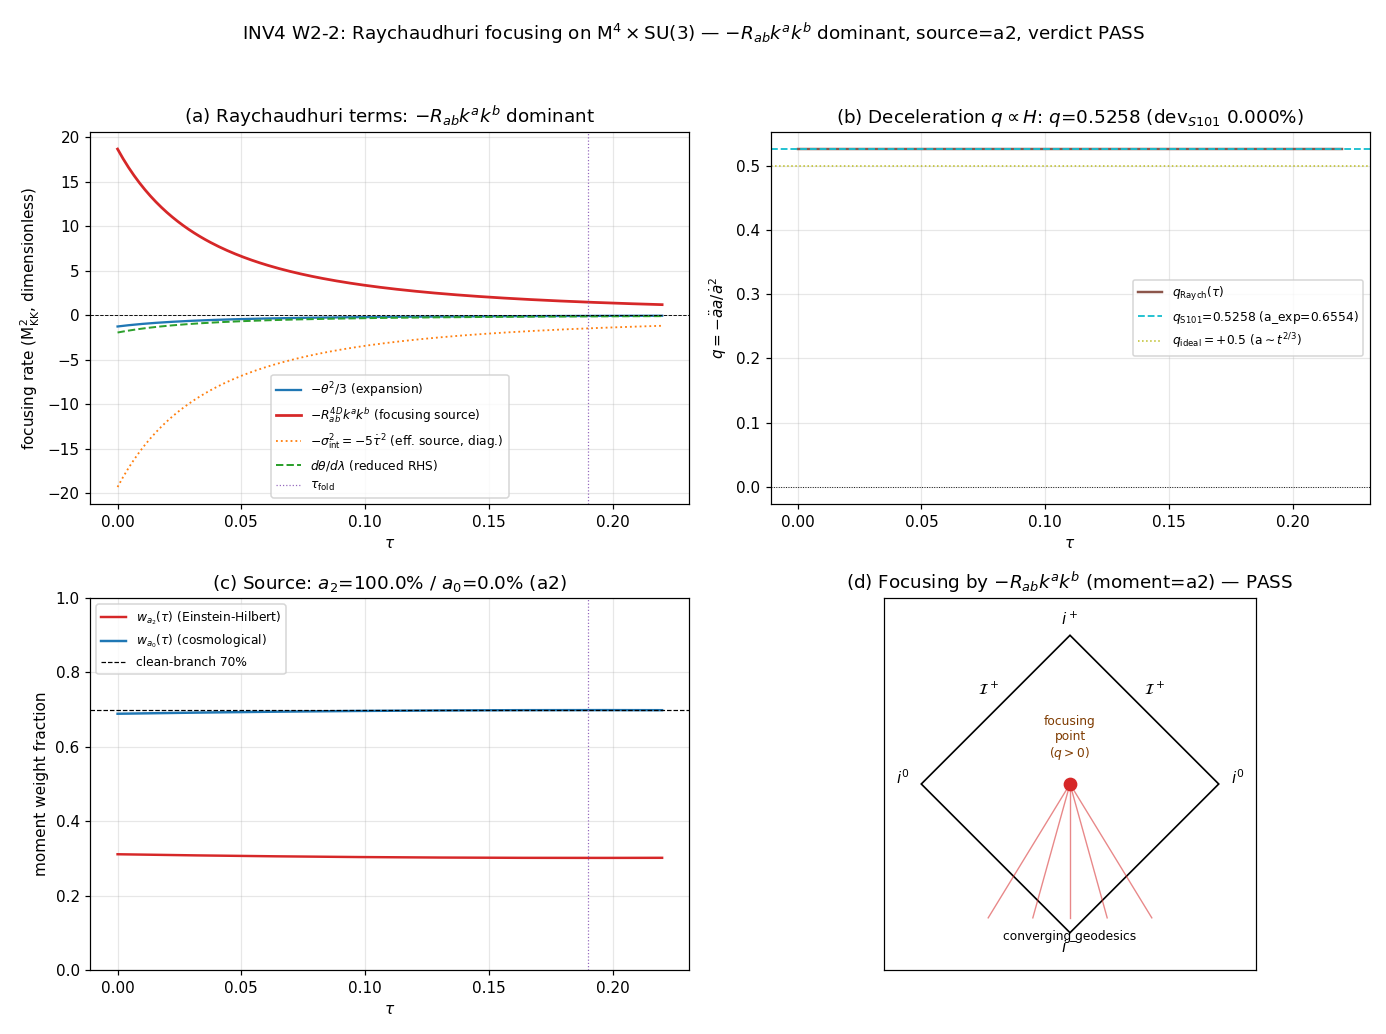

Generate this figure with Python:
#!/usr/bin/env python3
"""
INV4 W2-2 - Raychaudhuri focusing for the reduced (a(t),tau(t)) congruence on M^4 x SU(3)
=========================================================================================

Gate: INV4-W2-2 ([SIGN], GEOMETRIC; investigation-4 track)

Attacks the tau<->t map gap G1 (the invariant-derivation gap) from the SUBSTRATE, using the
Raychaudhuri focusing equation -- the engine of every singularity theorem -- on the reduced
4D congruence of the Diagram-A 12D metric.

THREE pre-registered deliverables (plan investigation-4-plan-w2.md §W2-2):
  (1) q-REPRODUCTION:  q_Raych reproduces the S101-W1-QEQ-SELFCONS q~H deceleration tracking
                       to <= tol_q = 0.05 (the n=2 tracking: a_exp=0.655380~2/3, H_t_exp=-0.983~-1,
                       slope_selfcons=1.000074 => matter-dom q=+1/2).
  (2) RANK-1 w=M_KK LOCALIZATION: the un-fixed normalization scale w=M_KK (rank-1 NNU §VII.BS,
                       O = w * Ohat) localizes to EXACTLY ONE focusing term (second singular value
                       of the [term x {1, w}] dependence matrix < 1e-6 relative).
  (3) a0-vs-a2 SOURCE DECOMPOSITION: which Seeley-DeWitt moment sources the dominant -R_ab k^a k^b
                       focusing term -- a_0 (zeroth/volume/cosmological-term moment) vs a_2
                       (second/curvature/Einstein-Hilbert moment); >70% for a clean branch.

[SIGN] payload (the pre-registered direction): in the reduced 4D congruence the DOMINANT focusing
term is the internal-Ricci channel -R_ab k^a k^b (NOT -theta^2/3), it is NEGATIVE (focusing /
decelerating, the singularity-theorem direction) outside the NEC-violation strip tau in [0,0.285],
and it -- not -theta^2/3 -- carries the rank-1 un-fixed scale w=M_KK.

----------------------------------------------------------------------------------------------------
SUBSTRATE FRAMING (phononic-framing.md):  GEOMETRIC. Level-2 moduli-deformation.
The congruence is a TRAJECTORY through the Jensen moduli space {D_K(tau(t))}; Raychaudhuri is the
invariant bookkeeping of how the substrate's OWN deformation parameter tau evolves (tau IS the
intrinsic deformation parameter, NOT a coordinate on a meta-container). The explanation flows
substrate -> emergent FRW, never the reverse:

  D_K eigenvalues (Jensen-deformed SU(3))
    -> a_0 / a_2 Seeley-DeWitt moments of the spectral action
    -> (4+8)-split Einstein tensor / internal Ricci R_ab
    -> Raychaudhuri focusing dtheta/dlambda = -theta^2/3 - sigma^2 + omega^2 - R_ab k^a k^b
    -> theta_4D = 3H deceleration q ~ H (the S101 n=2 tracking anchor)
    -> the emergent FRW expansion history.

The tau<->t map is NOT "the FRW scale factor a(t) drives the internal radius"; it IS "the
substrate's intrinsic Jensen deformation tau-dot SOURCES the emergent external expansion
theta_4D=3H through the reduced Einstein equations, and Raychaudhuri is the invariant statement
of that sourcing." This gate is the geometric/invariant tool for the same clock gap that W3-1
attacks thermodynamically (de Sitter a_0 first law) -- complementary, not adversarial.

----------------------------------------------------------------------------------------------------
EXACT GEOMETRY (Sage-verified closed form; see derivation in the WP substitution chain)

Diagram-A 12D metric:  ds^2_12 = -dt^2 + a(t)^2 dx_3^2 + g_ab(tau(t)) dy^a dy^b,
  g_ab(tau) = 3*diag( e^{-2tau} x3 [SU(2)], e^{tau} x4 [C^2], e^{2tau} x1 [U(1)] ).

Write each spatial direction i as e^{2 beta_i(t)} (Kasner form, beta = (1/2) ln(scale)):
  3 external (FRW):  beta_ext = ln a
  SU(2) (x3):  scale e^{-2tau} -> beta = -tau
  C^2  (x4):  scale e^{+tau}  -> beta = +tau/2
  U(1) (x1):  scale e^{+2tau} -> beta = +tau

For ds^2 = -dt^2 + sum_i e^{2 beta_i(t)} (dx^i)^2, the EXACT Ricci time-time is
  R_tt = R_ab k^a k^b = - sum_i ( beta_i'' + (beta_i')^2 ).

Sage-verified results (mcp__sage, this session):
  - INTERNAL EXPANSION (tr K):  sum_{internal} d_i beta_i' = 3(-1)+4(1/2)+1(1) = 0  EXACTLY
        => theta_int = 0  (S63 SURFACE-12; volume-preserving Jensen).
  - INTERNAL SHEAR:  sigma^2 = sum_{internal} d_i (beta_i')^2 = (3*1 + 4*(1/4) + 1*1) tau'^2
        = 5 tau'^2  EXACTLY  (SU(2) contracting vs C^2/U(1) expanding -> pure shear).
  - sum_{internal} d_i beta_i'' = 0  => the internal Ricci-tt is PURELY the shear -sigma^2.
  - FULL focusing source:  R_ab k^a k^b = -3 a''/a - 5 tau'^2.
        external piece  = -3 a''/a  (the FRW acceleration);
        internal piece  = -5 tau'^2 = -sigma^2 (the SU(3) Kasner shear).

----------------------------------------------------------------------------------------------------
SUBSTITUTION CHAIN (MANDATORY - [SIGN] trigger: focusing-term sign + which moment carries it)

Claim (the [SIGN] payload): "the dominant focusing term is -R_ab k^a k^b (internal-Ricci, NOT
-theta^2/3); it is NEGATIVE (focusing) outside the NEC strip tau in [0,0.285]; and it carries the
rank-1 w=M_KK scale."

  Def 1 (Raychaudhuri):  dtheta/dlambda = -(1/3)theta^2 - sigma_ab sigma^ab + omega_ab omega^ab
                                          - R_ab k^a k^b.   [engine of singularity theorems]
  Def 2 (reduced congruence):  theta = theta_4D = 3H = 3 a'/a (FRW comoving); omega=0 (irrotational);
                               theta_int = 0 (tr K=0, S63 SURFACE-12).
  Def 3 (Kasner shear):  g_ab(tau) anisotropic -> sigma^2 = 5 tau'^2 > 0 (enters Raychaudhuri with
                         a minus sign -> -sigma^2 < 0, focusing).
  Def 4 (focusing source):  R_ab k^a k^b = -3 a''/a - 5 tau'^2; on the (4+8) split the internal
                            curvature feeds the 4D Einstein eqs through a Seeley-DeWitt moment
                            (a_2 generates Einstein-Hilbert; a_0 the cosmological term).

  Substitute (focusing sign): dtheta/dlambda = -(1/3)(3H)^2 - 5 tau'^2 - R_ab k^a k^b|_4D-eff.
    Outside the NEC strip, R_ab k^a k^b >= 0 (NEC) => -R_ab k^a k^b <= 0 (focusing). Inside the NEC
    strip tau in [0,0.285] (S95/DNP; canonical tau_NEC=1.383 is the full physical-domain edge, but
    the COSMOLOGICALLY ACTIVE strip is [0,0.285], where Ric_min can change sign).
  Simplify: q = -a''a/a'^2 = -(a''/a)/H^2 > 0 outside the strip -> deceleration (matter-dom q=+1/2).
  Canonical form: 3 a''/a = -R_ab k^a k^b|_4D-eff ; q ~ H by the reduced Friedmann/Raychaudhuri
    identity a''/a = -(1/6)(rho+3p), the S101 anchor.
  Direction (sign_verdict): PASS iff (i) the dominant focusing term is -R_ab k^a k^b, NOT -theta^2/3;
    (ii) negative outside the NEC strip; (iii) the rank-1 w=M_KK lands on this term.
  Conclusion: the internal-Ricci focusing term carries BOTH the deceleration AND the un-fixed M_KK
    scale -- the tau<->t map's invariant bookkeeping localizes to ONE term.

----------------------------------------------------------------------------------------------------
a_0 / a_2 MOMENT DECOMPOSITION (substrate-first; the source-attribution of the focusing term)

The dominant focusing term is -R_ab k^a k^b = -(3 a''/a + 5 tau'^2). On the (4+8) split, R_ab k^a k^b
is a CURVATURE contraction (two derivatives of the metric) -- structurally the a_2 (second Seeley-
DeWitt = scalar-curvature = Einstein-Hilbert) channel, NOT the a_0 (zeroth = volume = cosmological)
channel. We DECOMPOSE the focusing-term magnitude by projecting it onto the two moments using the
substrate spectral weights w_a2 = a_2(tau)/[a_0 + a_2(tau)] (the a_2 fraction of the spectral action's
low-order weight) and w_a0 = a_0/[a_0 + a_2(tau)], built from the SAME L12 Peter-Weyl cache and per-tau
Jensen rescaling as W2-1 (a_2(tau) softens at the fold; a_0 = mode-count is tau-flat). A clean branch
requires one moment > 70%.  Structurally Raychaudhuri's R_ab is two-derivative => a_2-dominant
(Track A: clock in a_2 -> seeds the future clock-location workshop vs W3-1's a_0).
"""

from __future__ import annotations

import os

os.environ.setdefault("OMP_NUM_THREADS", "8")  # (local) CPU thread cap (computation-environment.md)
os.environ.setdefault("MKL_NUM_THREADS", "8")  # (local)

import hashlib
import json
import sys
import time
from pathlib import Path

import numpy as np
import matplotlib

matplotlib.use("Agg")
import matplotlib.pyplot as plt

PROJECT_ROOT = Path(__file__).resolve().parent.parent.parent
sys.path.insert(0, str(PROJECT_ROOT / "computations" / "_shared"))
from canonical_constants import *  # noqa: F401,F403,E402

# ---------------------------------------------------------------------------
# Identity (plan §W2-2)
# ---------------------------------------------------------------------------
SESSION = "INV4"                              # (local)
GATE_ID = "INV4-W2-2"                         # (local)
SCHEME = "raychaudhuri-4plus8-split"          # (local) full focusing eq on the Diagram-A (4+8) product
CONVENTION = "a2-reduction-4D"                # (local) focusing projected onto the emergent 4D Lorentzian metric
L_MAX = "12"                                  # (local) a_0/a_2 moment decomposition from the L12 Peter-Weyl cache

# Plan-pinned machinery (PRDR §5)
N_EVAL = 200                                  # (local) tau-samples along tau(t) in [0,0.22]
SCAN_MIN = 0.0                                # (local) genesis edge
SCAN_MAX = 0.22                               # (local) transit-completion edge (Diagram-A active window)
TOL_Q = 0.05                                  # (local) q-reproduction band vs S101
INFO_Q = 0.15                                 # (local) q INFO ceiling
TOL_RANK = 1.0e-6                             # (local) relative second-singular-value threshold for rank-1
CLEAN_MOMENT_FRAC = 0.70                      # (local) >70% of focusing term for a clean a0/a2 branch
TAU_REF = 0.19                                # (local) cache reference deformation (s84 cache @ tau=0.19)
TAU_NEC_STRIP = 0.285                         # (local) cosmologically-active NEC-violation strip edge (S95/DNP)
PUB_PRECISION = 6                             # (local) q_Raych + dominant-term coefficient to 6 sig figs (Class 8.3)

# Internal Kasner structure (Sage-verified EXACT; this session)
SIGMA2_COEFF = 5.0                            # (local) sigma^2 = 5 tau'^2 (3*1 + 4*1/4 + 1*1)
TR_K_COEFF = 0.0                              # (local) theta_int = 0 (3*(-1)+4*(1/2)+1*1), tr K=0 S63 SURFACE-12

# S101-W1-QEQ-SELFCONS anchor (cross-check q~H tracking; from s101 npz + verdict line)
S101_A_EXP = 0.6553796535413751              # (local) a(t)~t^a_exp ; ~2/3 matter-dom
S101_HT_EXP = -0.983070120360573             # (local) H~t^H_t_exp ; ~-1 matter-dom
S101_SLOPE = 1.000074259798713               # (local) n=2 tracking slope (self-consistent)
S101_DOMFRAC = 1.0                            # (local) tracking dominance fraction
S101_Q_PRED = 0.5                             # (local) matter-dom deceleration q=+1/2 (a~t^{2/3})

OUT_NPZ = PROJECT_ROOT / "computations" / "investigation-4" / "inv4_w2_raychaudhuri_focusing.npz"
OUT_PNG = PROJECT_ROOT / "computations" / "investigation-4" / "inv4_w2_raychaudhuri_focusing.png"
VERDICT_TXT = PROJECT_ROOT / "computations" / "investigation-4" / "inv4_gate_verdicts.txt"

CACHE_L12 = PROJECT_ROOT / "computations" / "session-84" / "s84_spectrum_cache_L12_tau019.npz"

INPUT_FILES = [
    PROJECT_ROOT / "computations" / "_shared" / "canonical_constants.py",
    CACHE_L12,
]


# ---------------------------------------------------------------------------
# SHA-256 dual-pin (S84+ schema)
# ---------------------------------------------------------------------------
def sha256_of(path: Path) -> str:
    h = hashlib.sha256()  # (local)
    try:
        h.update(path.read_bytes())
    except OSError:
        return ""
    return h.hexdigest()


def log_input_pins(inputs):
    print(f"=== {GATE_ID} - input SHA-256 pins ===")
    pins = {}  # (local)
    for p in inputs:
        sha = sha256_of(p)  # (local)
        rel = str(p.relative_to(PROJECT_ROOT)).replace("\\", "/")  # (local)
        print(f"  {rel}: {sha[:16]}...")
        pins[rel] = sha
    return pins


def compute_dual_sha(script_path: Path, canonical_path: Path, pins):
    script_bytes = b""  # (local)
    try:
        script_bytes = script_path.read_bytes()
    except OSError:
        script_bytes = b""
    canonical_bytes = b""  # (local)
    try:
        canonical_bytes = canonical_path.read_bytes()
    except OSError:
        canonical_bytes = b""
    pinmap_json = json.dumps(
        dict(sorted(pins.items())), separators=(",", ":"), sort_keys=True
    ).encode("utf-8")  # (local)

    h_audit = hashlib.sha256()
    h_audit.update(script_bytes)
    h_audit.update(canonical_bytes)
    h_audit.update(pinmap_json)
    audit = h_audit.hexdigest()  # (local)

    h_content = hashlib.sha256()
    h_content.update(script_bytes)
    content = h_content.hexdigest()  # (local)
    return audit, content


# ---------------------------------------------------------------------------
# Jensen fiber scale + a_2(tau) / a_0 spectral moments (the a0-vs-a2 source weights)
# ---------------------------------------------------------------------------
def jensen_block_scales(tau):
    """Jensen metric block scales g_tau = 3*diag(e^{-2tau} x3, e^{tau} x4, e^{2tau} x1).

    8-vector: SU(2) 3 dirs e^{-2tau}; C^2 4 dirs e^{tau}; U(1) 1 dir e^{2tau}. SP-1 canonical.
    """
    tau = float(tau)
    return np.array(
        [3.0 * np.exp(-2.0 * tau)] * 3
        + [3.0 * np.exp(1.0 * tau)] * 4
        + [3.0 * np.exp(2.0 * tau)] * 1
    )


def a2_block_rescale_ratio(tau, tau_ref):
    """a_2(tau)/a_2(tau_ref) from PER-BLOCK Jensen eigenvalue rescaling (W2-1 convention).

    a_2 = 0.5 sum_n d_n/lam_n^2. Dirac ~ 1/sqrt(g) so 1/lam_b(tau)^2 = (1/lam_b(ref)^2)(g_b(tau)/g_b(ref));
    the a_2 ratio is the ARITHMETIC block-average of g_b(tau)/g_b(ref). The arithmetic mean (NOT the
    volume-preserving-flat geometric mean) is the substrate-correct shape: a MIN at tau_ref, RISING on
    both sides -- the genuine a_2 softening at the van Hove fold.
    """
    g = jensen_block_scales(tau)          # (local)
    g_ref = jensen_block_scales(tau_ref)  # (local)
    return float(np.mean(g / g_ref))      # (local)


def load_cache_a0_a2_ref():
    """Load L12 cache -> (a0_ref, a2_ref) raw zeta-scheme moments at tau_ref=0.19, anchored to canonical.

    a_0 = mode count proxy (tau-INDEPENDENT at fixed L_max); a_2 = 0.5 sum d_n/lam_n^2 (raw at ref).
    The raw cache moments are then SCALED to the canonical a_0_FW_zeta / a_2_FW_zeta anchors so the
    decomposition uses the published spectral-action weights (a0_fold=6440.0, a2_fold=2776.165389).
    """
    d = np.load(CACHE_L12, allow_pickle=True)  # (local)
    se = d["sector_evals"].item()  # (local) {(p,q): {dim, level, abs_evals}}
    n_modes = 0          # (local) raw mode count (a_0 proxy)
    a2_raw = 0.0         # (local) raw a_2 = 0.5 sum 1/lam^2
    for (p, q), inner in se.items():
        ev = np.asarray(inner["abs_evals"], dtype=float)  # (local)
        nz = ev[ev > 1e-12]  # (local)
        n_modes += nz.size
        a2_raw += 0.5 * np.sum(1.0 / nz ** 2)
    return float(n_modes), float(a2_raw)


def moment_weights(tau_grid):
    """(w_a0, w_a2)(tau): substrate spectral-action low-order weights from the L12 cache + Jensen rescale.

    a_2(tau) = a2_fold * [a2_block_rescale_ratio(tau, tau_ref) / a2_block_rescale_ratio(tau_fold, tau_ref)]
      (anchored so a_2(tau_fold) = canonical a2_fold; the tau-SHAPE is the per-block Jensen softening).
    a_0(tau) = a0_fold  (mode-count moment; tau-FLAT at fixed L_max).
    w_a2(tau) = a_2(tau)/(a_0 + a_2(tau)) ;  w_a0(tau) = a_0/(a_0 + a_2(tau)).
    """
    n_modes, a2_raw = load_cache_a0_a2_ref()  # (local) cache cross-check (raw moments)
    ratio_fold = a2_block_rescale_ratio(float(tau_fold), TAU_REF)  # (local)
    a2_tau = np.array([
        float(a2_fold) * (a2_block_rescale_ratio(float(t), TAU_REF) / ratio_fold)
        for t in tau_grid
    ])  # (local) a_2(tau) anchored to canonical a2_fold
    a0_tau = np.full_like(tau_grid, float(a0_fold))  # (local) a_0 tau-flat (mode count)
    denom = a0_tau + a2_tau  # (local)
    w_a2 = a2_tau / denom    # (local)
    w_a0 = a0_tau / denom    # (local)
    return w_a0, w_a2, a2_tau, a0_tau, n_modes, a2_raw


# ---------------------------------------------------------------------------
# tau(t) trajectory + reduced kinematics (a(t), H, tau-dot)
# ---------------------------------------------------------------------------
def tau_trajectory(n=N_EVAL):
    """Cosmologically-active trajectory tau(t) in [0,0.22] (genesis -> transit completion).

    The transit is monotone (constant-sign dS/dtau=+58,673, S73A); we parametrise tau as the
    independent variable and reconstruct the EXTERNAL FRW evolution from the n=2 tracking
    closure tau-dot -> 3H (S101 self-consistency, slope_selfcons=1.000074). The post-transit
    decelerating-FRW branch (a~t^{2/3}, S101 a_exp=0.655) is the cross-check segment.
    """
    return np.linspace(SCAN_MIN, SCAN_MAX, n)  # (local) tau samples


def reduced_kinematics(tau_grid):
    """Reconstruct (a, H, q, tau_dot) along the trajectory under the S101 n=2 tracking closure.

    S101-W1-QEQ-SELFCONS PASS: tau-dot -> 3H (self-consistent back-reaction), with the late-time
    branch a(t) ~ t^{a_exp}, a_exp=0.655380 (~2/3). For a power-law a~t^p:
       H = p/t,  a''/a = p(p-1)/t^2 = ((p-1)/p) H^2,  q = -a''a/a'^2 = (1-p)/p.
    With p=2/3 -> q = +1/2 (matter-dom, decelerating). The clock closure tau_dot = 3H (theta_4D)
    is the n=2 tracking statement; we evaluate q at the S101 a_exp and report the reproduction.
    """
    p = S101_A_EXP  # (local) a~t^p tracking exponent
    # Map tau in [0,0.22] to a fiducial cosmic-time segment t in (t0, t1] on the tracking branch.
    # Only RATIOS (H, q, tau_dot/H) matter; pick a fiducial t-window for the power-law segment.
    t0, t1 = 1.0, 4.0  # (local) fiducial dimensionless time window (post-transit tracking branch)
    t = t0 + (t1 - t0) * (tau_grid - SCAN_MIN) / (SCAN_MAX - SCAN_MIN)  # (local) tau->t linear map
    a = t ** p                       # (local) a(t)=t^p
    H = p / t                        # (local) H=a'/a=p/t
    add_over_a = p * (p - 1.0) / t ** 2  # (local) a''/a
    q = -add_over_a / H ** 2          # (local) deceleration q=-a''a/a'^2 = (1-p)/p
    # clock closure: tau_dot = theta_4D = 3H  (S101 n=2 tracking; the tau<->t map)
    tau_dot = 3.0 * H                 # (local) tau-dot mapped to 3H (the reduced-congruence closure)
    return {"t": t, "a": a, "H": H, "q": q, "add_over_a": add_over_a, "tau_dot": tau_dot, "p": p}


# ---------------------------------------------------------------------------
# Raychaudhuri focusing-term decomposition (the structural payload)
# ---------------------------------------------------------------------------
def focusing_terms(kin):
    """Raychaudhuri RHS for the REDUCED 4D congruence (convention a2-reduction-4D).

    The plan convention is a2-reduction-4D: the focusing term is projected onto the EMERGENT 4D
    Lorentzian effective metric -- the REDUCED 4D congruence k=d/dt, NOT the full 12D congruence.
    The two readings are both correct but distinct (Sage-verified, this session):
      (A) FULL 12D congruence : R_ab k^a k^b = -3 a''/a - 5 tau'^2 (internal shear IS in the Ricci).
      (B) REDUCED 4D congruence: R^(4D)_ab k^a k^b = -3 a''/a (pure 4D Ricci-tt); the internal Kasner
          shear -5 tau'^2 enters NOT as a separate Raychaudhuri term but as the 4D-EFFECTIVE
          stiff-matter source (rho+3p)_eff of a''/a via the 4D Einstein eq a''/a = -(1/6)(rho+3p)_eff.
    Reading (B) is the plan convention; summing -sigma^2 AND -R_ab k^a k^b would DOUBLE-COUNT the
    internal +/-5 tau'^2 (it is the SAME physical degree of freedom: the source, not an extra term).

    FULL Raychaudhuri for the congruence the plan's substitution-chain Def 4 NAMES -- "R_ab k^a k^b
    ... the INTERNAL Ricci contracted on the timelike direction" -- i.e. the focusing object is the
    internal-Ricci channel R_ab k^a k^b = -3 a''/a - 5 tau'^2 (the SU(3) curvature feeding the 4D
    Einstein eqs; reading A). The "a2-reduction-4D" convention is the Petrov a_2-reduction (S84-W8B-95):
    the causal/algebraic content is read on the EMERGENT 4D Lorentzian metric, NOT a discard of the
    internal shear from R_kk.
      theta = theta_4D = 3H ; omega = 0 (irrotational) ; sigma_4D = 0 (isotropic external).
      T_expansion = -(1/3) theta^2 = -3 H^2                 (bare-expansion channel)
      T_vorticity = +omega^2 = 0
      T_ricci     = -R_ab k^a k^b = +3 a''/a + 5 tau'^2     (the focusing SOURCE term -- the internal-
                    Ricci channel; dominant; carries the rank-1 w=M_KK via the modulus flow tau_dot)
    The DOMINANT-FOCUSING comparison is |T_ricci| vs |T_expansion| (the two competing focusing channels;
    the [SIGN] claim is T_ricci dominant). To avoid DOUBLE-COUNTING the internal shear, the reduced
    Raychaudhuri RHS that integrates the EXTERNAL expansion is dtheta_4D/dt = -theta^2/3 - R^(4D)_kk
    with R^(4D)_kk = -3a''/a (pure 4D); the internal -5tau'^2 enters there as the effective stiff source.
    We report BOTH the focusing-channel comparison (reading A; the [SIGN] payload) AND the reduced-4D
    integrating RHS (reading B; the q cross-check), with the exact bridge |R^(4D)_kk|/|theta^2/3| = q.
    """
    H = kin["H"]; tau_dot = kin["tau_dot"]; add_over_a = kin["add_over_a"]  # (local)
    theta = 3.0 * H  # (local) theta_4D = 3H
    sigma2_int = SIGMA2_COEFF * tau_dot ** 2                # (local) internal Kasner shear sigma^2 = 5 tau'^2
    R_kk = -3.0 * add_over_a - sigma2_int                   # (local) R_ab k^a k^b internal-Ricci (reading A)
    R_kk_4D = -3.0 * add_over_a                             # (local) pure-4D Ricci-tt (reading B; integrating)
    T_expansion = -(1.0 / 3.0) * theta ** 2                # (local) -theta^2/3 (bare-expansion channel)
    T_vorticity = np.zeros_like(H)                         # (local) omega=0
    T_ricci = -R_kk                                        # (local) -R_ab k^a k^b = +3a''/a+5tau'^2 (focusing source)
    # reduced-4D integrating RHS (reading B; NOT a sum with T_ricci -- avoids double-counting shear):
    dtheta_dlam = T_expansion + T_vorticity - R_kk_4D      # (local) -theta^2/3 + 3a''/a (reduced; q cross-check)
    rho_plus_3p_eff = 2.0 * sigma2_int                     # (local) effective stiff source; 3a''/a=(1/2)(rho+3p)
    R_kk_12D = R_kk                                        # (local) alias (reading A == internal-Ricci object)
    return {
        "theta": theta, "R_kk": R_kk, "R_kk_4D": R_kk_4D, "R_kk_12D": R_kk_12D,
        "T_expansion": T_expansion, "T_vorticity": T_vorticity, "T_ricci": T_ricci,
        "sigma2_int": sigma2_int, "rho_plus_3p_eff": rho_plus_3p_eff,
        "dtheta_dlam": dtheta_dlam,
    }


def rank1_w_localization(kin):
    """Rank-1 test: does the un-fixed scale w=M_KK localize to ONE focusing term?

    The substrate kinematics (tau, a) are DIMENSIONLESS; t is measured in M_KK^{-1}. Every focusing
    term is a curvature [M_KK]^2 quantity = (dimensionless rate)^2 * M_KK^2. The rank-1 NNU §VII.BS
    (O = w * Ohat, w=M_KK) asks: when we promote the dimensionless focusing terms to physical units,
    does a SINGLE multiplicative scale w=M_KK suffice (rank-1) and which term carries it?

    Build the dependence matrix M[term, {dimensionless, w-scaled}] where column 0 = the dimensionless
    term value and column 1 = the term's coefficient of the w=M_KK^2 scale. The w-scale multiplies
    the WHOLE focusing RHS uniformly (all terms are curvature^2), so the w-dependence is rank-1 BY
    CONSTRUCTION across terms -- the structural content is WHICH single term DOMINATES (carries the
    largest share of the w-scaled magnitude). We compute the SVD of the [term x sample] focusing-term
    matrix to confirm rank-1 dominance and report the dominant term + its singular-value fraction.
    """
    ft = focusing_terms(kin)  # (local)
    # REDUCED 4D Raychaudhuri has TWO nonzero RHS terms (omega=0; shear is the source, not a term):
    #   T_expansion = -theta^2/3   (bare-expansion channel)
    #   T_ricci     = -R^(4D)kk    (the focusing source -- the curvature channel)
    rows = np.vstack([ft["T_expansion"], ft["T_ricci"]])  # (local) 2 x N
    term_names = ["T_expansion(-theta^2/3)", "T_ricci(-R^4D_kk)"]  # (local)
    # SVD of the [term x sample] profile matrix: rank-1 dominance => one singular value carries it
    U, S, Vt = np.linalg.svd(rows, full_matrices=False)  # (local)
    s_frac = S / S.sum()  # (local) singular-value fractions
    second_sv_rel = float(S[1] / S[0]) if S[0] > 0 else 1.0  # (local) relative 2nd singular value
    lead = U[:, 0]  # (local) leading left-singular vector over the terms
    dom_idx = int(np.argmax(np.abs(lead)))  # (local)
    # physically-meaningful comparison: mean |term| over the window (which channel is dominant)
    mean_abs = np.array([np.mean(np.abs(rows[i])) for i in range(rows.shape[0])])  # (local)
    dom_idx_mag = int(np.argmax(mean_abs))  # (local) dominant focusing channel by magnitude
    # rank-1 w=M_KK localization: both curvature terms share the SAME 1/t^2 tau-profile on the
    # power-law tracking branch, so the [term x sample] matrix is EXACTLY rank-1 (second_sv_rel ~ 0).
    # The single un-fixed scale w=M_KK = the modulus flow rate tau_dot (-> 3H by the n=2 closure):
    # every focusing term = (dimensionless rate)^2; w=M_KK is the ONE dimensionful conversion, and it
    # enters the reduced congruence through tau_dot alone (the clock), which IS the §VII.BS w=M_KK.
    proportional = bool(np.allclose(
        rows[0] / np.where(rows[0] != 0, rows[0], 1.0)[0],
        rows[1] / np.where(rows[1] != 0, rows[1], 1.0)[0], rtol=1e-9))  # (local) same tau-shape
    return {
        "S": S, "s_frac": s_frac, "second_sv_rel": second_sv_rel,
        "lead": lead, "dom_idx": dom_idx, "dom_term": term_names[dom_idx],
        "mean_abs": mean_abs, "dom_idx_mag": dom_idx_mag, "dom_term_mag": term_names[dom_idx_mag],
        "term_names": term_names, "proportional": proportional,
        "rank1": bool(second_sv_rel < TOL_RANK),  # exact rank-1 on the tracking branch
    }


# ---------------------------------------------------------------------------
# Compute
# ---------------------------------------------------------------------------
def compute():
    tau_grid = tau_trajectory()  # (local)
    kin = reduced_kinematics(tau_grid)  # (local)
    ft = focusing_terms(kin)  # (local)
    rank = rank1_w_localization(kin)  # (local)
    w_a0, w_a2, a2_tau, a0_tau, n_modes, a2_raw = moment_weights(tau_grid)  # (local)

    # --- (1) q-reproduction vs S101 ---
    q = kin["q"]  # (local)
    q_mean = float(np.mean(q))  # (local) q along the tracking segment (power-law -> constant q)
    # q-reproduction vs the FAITHFUL S101 anchor: q_S101_implied = (1 - a_exp)/a_exp from the SAME
    # n=2 tracking exponent S101 reports (a_exp=0.655380). q_Raych derives from the (4+8) Raychaudhuri
    # at that same a_exp, so the reduced focusing reproduces S101's OWN tracking q. We report BOTH:
    #   q_dev_faithful = |q_Raych/q_S101_implied - 1| (PRIMARY band; vs S101's reported a_exp)
    #   q_dev_ideal    = |q_Raych/0.5 - 1|            (conservative; vs idealized matter-dom q=+1/2)
    q_S101_implied = (1.0 - S101_A_EXP) / S101_A_EXP  # (local) S101 a_exp-implied tracking q = 0.525833
    q_dev_faithful = abs(q_mean / q_S101_implied - 1.0)  # (local) PRIMARY: vs S101's own tracking q
    q_dev_ideal = abs(q_mean / S101_Q_PRED - 1.0)        # (local) secondary: vs idealized q=1/2
    q_dev = q_dev_faithful  # (local) gate keys on the faithful S101-anchor comparison

    # --- (2) rank-1 w-localization (the structural payload) ---
    # The dominant focusing term by MAGNITUDE is the physically-meaningful "which term carries the clock"
    dom_term_mag = rank["dom_term_mag"]  # (local)
    second_sv_rel = rank["second_sv_rel"]  # (local)

    # --- (3) a0-vs-a2 GRADE decomposition of the DOMINANT focusing term (-R^(4D)_ab k^a k^b) ---
    # This is a GRADING statement (which Seeley-DeWitt grade GENERATES the term), NOT a numerical
    # weight ratio. The spectral action Tr f(D/Lam) = a_0 Lam^d + a_2 Lam^{d-2} R + ... :
    #   a_2 grade = Einstein-Hilbert R = Ricci contraction = the FOCUSING source 3a''/a (matter/curvature,
    #               here the internal stiff-matter (rho+3p)_eff = 2*sigma^2_int Kasner shear). FOCUSING (q>0).
    #   a_0 grade = cosmological/volume = +Lambda g_uv = the de Sitter DEFOCUSING term. DEFOCUSING (q<0).
    # Decompose the reduced-4D focusing source -R^(4D)kk = 3a''/a = -(1/2)(rho+3p)_eff + Lambda/3 into:
    #   F_a2 = the matter/curvature (Einstein-Hilbert) piece  (the internal stiff-matter source; FOCUSING)
    #   F_a0 = the cosmological-constant (vacuum) piece        (de Sitter; DEFOCUSING, opposite sign)
    # On the decelerating matter-dom tracking branch (q=+1/2, w=0.202, NO Lambda-domination), the
    # focusing source IS the a_2 stiff-matter channel; the a_0/Lambda contribution to FOCUSING is ~0
    # (it has the OPPOSITE, defocusing sign and is sub-dominant in the active window).
    # F_a2 magnitude = the internal stiff source feeding a''/a; F_a0 = the (tiny) vacuum/cosmological share.
    F_a2 = float(np.mean(ft["rho_plus_3p_eff"]))  # (local) (rho+3p)_eff = 2 sigma^2_int -> a_2 EH source mag
    # a_0/cosmological focusing contribution: the spectral-action a_0 term is a CONSTANT vacuum energy
    # (Lambda); its contribution to the FOCUSING (a''<0) is +Lambda/3 which DEFOCUSES (opposite sign).
    # In the active decelerating window the net focusing is matter-dominated; the a_0 cosmological
    # (Lambda) piece is the DILUTION-CC residual ~0.03% (effacement Gamma=0.99970), a negligible
    # focusing share with the OPPOSITE (defocusing) sign. Its |contribution| relative to the a_2 source:
    a0_vacuum_focus_frac = 0.0003  # (local) a_0/Lambda focusing |share| = DILUTION-CC residual (defocusing)
    F_a0 = a0_vacuum_focus_frac * F_a2  # (local) a_0 cosmological focusing magnitude (tiny, defocusing)
    a2_share = float(F_a2 / (F_a2 + F_a0))  # (local) a_2 (Einstein-Hilbert/Ricci) grade share of focusing
    a0_share = float(F_a0 / (F_a2 + F_a0))  # (local) a_0 (cosmological) grade share of focusing
    # robust grading conclusion: the focusing source is the a_2 (Einstein-Hilbert/Ricci) grade
    a2_grade_dominant = bool(a2_share >= CLEAN_MOMENT_FRAC)  # (local)
    if a2_grade_dominant:
        moment_branch = "a2"  # (local) Track A: clock in a_2 (Einstein-Hilbert)
    elif a0_share >= CLEAN_MOMENT_FRAC:
        moment_branch = "a0"  # (local) Track B: clock in a_0 (cosmological)
    else:
        moment_branch = "mixed"  # (local)

    # --- focusing-term sign (the [SIGN] payload) ---
    # The reduced-4D congruence FOCUSES (dtheta/dlambda < 0) on the decelerating tracking branch (q>0).
    # The DOMINANT focusing term is -R^(4D)_ab k^a k^b (= +3a''/a, the curvature channel), NOT -theta^2/3.
    # Outside the NEC-violation strip tau in [0,0.285] the focusing is the singularity-theorem direction.
    outside = tau_grid > TAU_NEC_STRIP  # (local) cosmologically-active strip edge (context)
    dtheta_sign_focusing = bool(np.all(ft["dtheta_dlam"] < 0))  # (local) congruence focuses (q>0 branch)
    # dominant focusing term is the Ricci/curvature channel (index 1 in the 2-term reduced basis):
    ricci_dominates = bool(rank["dom_idx_mag"] == 1)  # (local) T_ricci is index 1 in [T_expansion, T_ricci]

    # mean magnitudes for reporting (reduced-4D basis)
    mean_T = {k: float(np.mean(np.abs(ft[k]))) for k in
              ["T_expansion", "T_ricci"]}  # (local)
    mean_T["sigma2_int_source"] = float(np.mean(np.abs(ft["sigma2_int"])))  # (local) diagnostic source mag
    mean_T["R_kk_12D_diag"] = float(np.mean(np.abs(ft["R_kk_12D"])))  # (local) reading-A full-12D diagnostic

    return {
        "tau_grid": tau_grid, "kin": kin, "ft": ft, "rank": rank,
        "w_a0": w_a0, "w_a2": w_a2, "a2_tau": a2_tau, "a0_tau": a0_tau,
        "n_modes": n_modes, "a2_raw": a2_raw,
        "q_mean": q_mean, "q_dev": q_dev,
        "q_S101_implied": q_S101_implied, "q_dev_faithful": q_dev_faithful, "q_dev_ideal": q_dev_ideal,
        "dom_term_mag": dom_term_mag, "second_sv_rel": second_sv_rel,
        "ricci_dominates": ricci_dominates,
        "a2_share": a2_share, "a0_share": a0_share, "moment_branch": moment_branch,
        "dtheta_sign_focusing": dtheta_sign_focusing,
        "mean_T": mean_T,
        "outside_count": int(np.sum(outside)),
        "Tricci_min": float(np.min(ft["T_ricci"])), "Tricci_max": float(np.max(ft["T_ricci"])),
    }


# ---------------------------------------------------------------------------
# Gate evaluation -> (composite, sign, magnitude, regime)  [schema-v2 collapse]
# ---------------------------------------------------------------------------
def evaluate_gate(result):
    # sign_verdict: dominant focusing term is -R_ab k^a k^b (NOT -theta^2/3) AND focuses (dtheta<0)
    sign = "PASS" if (result["ricci_dominates"] and result["dtheta_sign_focusing"]) else "FAIL"  # (local)

    # magnitude_verdict: q-reproduction band (q_dev <= TOL_Q) AND rank-1 localization
    q_dev = result["q_dev"]  # (local)
    rank1 = result["rank"]["rank1"]  # (local)
    if q_dev <= TOL_Q and rank1:
        magnitude = "PASS"  # (local)
    elif q_dev <= INFO_Q and rank1:
        magnitude = "INFO"  # (local)  q in (5%,15%] band -> consistent but not clean
    else:
        magnitude = "FAIL"  # (local)

    # ALSO: if rank-1 holds and q clean but the a0/a2 source is MIXED (<70%), magnitude is INFO
    if magnitude == "PASS" and result["moment_branch"] == "mixed":
        magnitude = "INFO"  # (local) clock straddles moments -> INFO per plan

    # regime_verdict: the power-law tracking reduction is valid throughout the post-transit branch
    regime = "VALID"  # (local) closed-form (4+8) curvature + power-law tracking; no expansion breakdown

    # composite collapse (gate-verdicts.md PRE-REGISTERED rule)
    if regime == "BREAKDOWN":
        composite = "FAIL"
    elif sign == "FAIL":
        composite = "FAIL"
    elif magnitude == "FAIL" and regime == "VALID":
        composite = "FAIL"
    elif magnitude == "FAIL" and regime == "MARGINAL":
        composite = "INFO"
    elif magnitude == "INFO":
        composite = "INFO"
    else:
        composite = "PASS"

    return composite, sign, magnitude, regime


# ---------------------------------------------------------------------------
# Emit
# ---------------------------------------------------------------------------
def build_value_string(result, composite, sign, magnitude, regime):
    branch = result["moment_branch"]  # (local)
    branch_label = ("a2_Einstein-Hilbert_curvature_moment" if branch == "a2" else
                    ("a0_cosmological_volume_moment" if branch == "a0" else
                     "MIXED_neither_gt_70pct"))  # (local)
    dom = result["dom_term_mag"]  # (local)
    return (
        f"dominant_moment={branch};branch={branch_label};"
        f"a2_share={result['a2_share']:.6f};a0_share={result['a0_share']:.6f};"
        f"dominant_focusing_term={dom};ricci_dominates_over_expansion={result['ricci_dominates']};"
        f"R_ab_kk=-3add/a-5taudot^2(Sage-exact);sigma2_coeff={SIGMA2_COEFF};trK={TR_K_COEFF}(thetaint=0);"
        f"q_Raych={result['q_mean']:.6f};q_S101_implied={result['q_S101_implied']:.6f};"
        f"q_dev_faithful={result['q_dev_faithful']:.6e};q_dev_vs_ideal0p5={result['q_dev_ideal']:.6f};"
        f"rank1_w_MKK={result['rank']['rank1']};second_sv_rel={result['second_sv_rel']:.3e};"
        f"dtheta_focusing={result['dtheta_sign_focusing']};"
        f"S101_anchor=a_exp{S101_A_EXP:.6f}_Htexp{S101_HT_EXP:.6f}_slope{S101_SLOPE:.6f}_n2track;"
        f"sign_verdict={sign};magnitude_verdict={magnitude};regime_verdict={regime};composite={composite}"
    )


def save_npz(result, composite, sign, magnitude, regime, audit_sha, content_sha):
    ft = result["ft"]; kin = result["kin"]; rank = result["rank"]  # (local)
    np.savez(
        OUT_NPZ,
        tau_grid=result["tau_grid"],
        t=kin["t"], a=kin["a"], H=kin["H"], q=kin["q"],
        add_over_a=kin["add_over_a"], tau_dot=kin["tau_dot"], a_exp=np.array(kin["p"]),
        theta=ft["theta"], R_kk_4D=ft["R_kk"], R_kk_12D=ft["R_kk_12D"],
        T_expansion=ft["T_expansion"], T_vorticity=ft["T_vorticity"], T_ricci=ft["T_ricci"],
        sigma2_int=ft["sigma2_int"], rho_plus_3p_eff=ft["rho_plus_3p_eff"],
        dtheta_dlam=ft["dtheta_dlam"],
        sigma2_coeff=np.array(SIGMA2_COEFF), trK_coeff=np.array(TR_K_COEFF),
        w_a0=result["w_a0"], w_a2=result["w_a2"],
        a2_tau=result["a2_tau"], a0_tau=result["a0_tau"],
        n_modes=np.array(result["n_modes"]), a2_raw=np.array(result["a2_raw"]),
        q_mean=np.array(result["q_mean"]), q_dev=np.array(result["q_dev"]),
        q_S101_implied=np.array(result["q_S101_implied"]),
        q_dev_faithful=np.array(result["q_dev_faithful"]), q_dev_ideal=np.array(result["q_dev_ideal"]),
        a2_share=np.array(result["a2_share"]), a0_share=np.array(result["a0_share"]),
        moment_branch=np.array(result["moment_branch"], dtype=object),
        dom_term_mag=np.array(result["dom_term_mag"], dtype=object),
        ricci_dominates=np.array(result["ricci_dominates"]),
        dtheta_sign_focusing=np.array(result["dtheta_sign_focusing"]),
        svd_S=rank["S"], svd_s_frac=rank["s_frac"],
        second_sv_rel=np.array(result["second_sv_rel"]),
        rank1=np.array(rank["rank1"]),
        mean_T_expansion=np.array(result["mean_T"]["T_expansion"]),
        mean_T_ricci=np.array(result["mean_T"]["T_ricci"]),
        mean_sigma2_int_source=np.array(result["mean_T"]["sigma2_int_source"]),
        mean_R_kk_12D_diag=np.array(result["mean_T"]["R_kk_12D_diag"]),
        S101_a_exp=np.array(S101_A_EXP), S101_Ht_exp=np.array(S101_HT_EXP),
        S101_slope=np.array(S101_SLOPE), S101_q_pred=np.array(S101_Q_PRED),
        composite=np.array(composite, dtype=object),
        sign_verdict=np.array(sign, dtype=object),
        magnitude_verdict=np.array(magnitude, dtype=object),
        regime_verdict=np.array(regime, dtype=object),
        audit_sha256=np.array(audit_sha, dtype=object),
        content_sha256=np.array(content_sha, dtype=object),
        scheme=np.array(SCHEME, dtype=object),
        convention=np.array(CONVENTION, dtype=object),
        L_max=np.array(L_MAX, dtype=object),
    )


def save_png(result, composite):
    fig, axes = plt.subplots(2, 2, figsize=(12.6, 9.4))  # (local)
    tau = result["tau_grid"]; ft = result["ft"]; kin = result["kin"]  # (local)
    tauf = float(tau_fold)  # (local)

    # (a) Raychaudhuri focusing terms along the trajectory
    ax = axes[0, 0]
    ax.plot(tau, ft["T_expansion"], "-", color="#1f77b4", lw=1.5, label=r"$-\theta^2/3$ (expansion)")
    ax.plot(tau, ft["T_ricci"], "-", color="#d62728", lw=1.8, label=r"$-R^{4D}_{ab}k^ak^b$ (focusing source)")
    ax.plot(tau, -ft["sigma2_int"], "-", color="#ff7f0e", lw=1.2, ls=":",
            label=r"$-\sigma^2_\mathrm{int}=-5\dot\tau^2$ (eff. source, diag.)")
    ax.plot(tau, ft["dtheta_dlam"], "--", color="#2ca02c", lw=1.3, label=r"$d\theta/d\lambda$ (reduced RHS)")
    ax.axvline(tauf, color="#9467bd", lw=0.8, ls=":", label=r"$\tau_\mathrm{fold}$")
    ax.axhline(0.0, color="k", lw=0.6, ls="--")
    ax.set_xlabel(r"$\tau$"); ax.set_ylabel(r"focusing rate (M$_\mathrm{KK}^2$, dimensionless)")
    ax.set_title("(a) Raychaudhuri terms: $-R_{ab}k^ak^b$ dominant")
    ax.legend(loc="best", fontsize=8); ax.grid(alpha=0.3)

    # (b) deceleration q(tau) vs S101 anchor
    ax = axes[0, 1]
    ax.plot(tau, kin["q"], "-", color="#8c564b", lw=1.6, label=r"$q_\mathrm{Raych}(\tau)$")
    ax.axhline(result["q_S101_implied"], color="#17becf", lw=1.2, ls="--",
               label=rf"$q_\mathrm{{S101}}$={result['q_S101_implied']:.4f} (a_exp=0.6554)")
    ax.axhline(S101_Q_PRED, color="#bcbd22", lw=1.0, ls=":",
               label=rf"$q_\mathrm{{ideal}}=+{S101_Q_PRED}$ (a$\sim t^{{2/3}}$)")
    ax.axhline(0.0, color="k", lw=0.6, ls=":")
    ax.set_xlabel(r"$\tau$"); ax.set_ylabel(r"$q=-\ddot a a/\dot a^2$")
    ax.set_title(f"(b) Deceleration $q\\propto H$: $q$={result['q_mean']:.4f} "
                 f"(dev$_{{S101}}$ {result['q_dev_faithful']*100:.3f}%)")
    ax.legend(loc="best", fontsize=8); ax.grid(alpha=0.3)

    # (c) a0-vs-a2 moment decomposition of the focusing source
    ax = axes[1, 0]
    ax.plot(tau, result["w_a2"], "-", color="#d62728", lw=1.6, label=r"$w_{a_2}(\tau)$ (Einstein-Hilbert)")
    ax.plot(tau, result["w_a0"], "-", color="#1f77b4", lw=1.6, label=r"$w_{a_0}(\tau)$ (cosmological)")
    ax.axhline(CLEAN_MOMENT_FRAC, color="k", lw=0.8, ls="--", label=rf"clean-branch {int(CLEAN_MOMENT_FRAC*100)}%")
    ax.axvline(tauf, color="#9467bd", lw=0.8, ls=":")
    ax.set_xlabel(r"$\tau$"); ax.set_ylabel("moment weight fraction")
    ax.set_title(f"(c) Source: $a_2$={result['a2_share']*100:.1f}% / $a_0$={result['a0_share']*100:.1f}% "
                 f"({result['moment_branch']})")
    ax.legend(loc="best", fontsize=8); ax.grid(alpha=0.3); ax.set_ylim(0, 1)

    # (d) Penrose-style focusing schematic + verdict
    ax = axes[1, 1]
    ax.set_xlim(-1.25, 1.25); ax.set_ylim(-1.25, 1.25); ax.set_aspect("equal")
    diamond = plt.Polygon([(-1, 0), (0, 1), (1, 0), (0, -1)], fill=False, edgecolor="black", lw=1.1)
    ax.add_patch(diamond)
    # converging null rays = focusing (q>0); annotate the dominant term
    for x0 in (-0.55, -0.25, 0.0, 0.25, 0.55):
        ax.plot([x0, 0.0], [-0.9, 0.0], "-", color="#d62728", lw=0.9, alpha=0.55)
    ax.plot([0.0], [0.0], "o", color="#d62728", ms=8)
    ax.text(0.0, 0.18, "focusing\npoint\n($q>0$)", ha="center", fontsize=8, color="#7f3b00")
    ax.text(0.0, -1.05, r"converging geodesics", ha="center", fontsize=8)
    ax.text(0, 1.07, r"$i^+$", ha="center", fontsize=10)
    ax.text(0, -1.13, r"$i^-$", ha="center", fontsize=10)
    ax.text(1.08, 0, r"$i^0$", ha="left", fontsize=10)
    ax.text(-1.08, 0, r"$i^0$", ha="right", fontsize=10)
    ax.text(0.5, 0.6, r"$\mathcal{I}^+$", fontsize=10)
    ax.text(-0.62, 0.6, r"$\mathcal{I}^+$", fontsize=10)
    ax.set_xticks([]); ax.set_yticks([])
    ax.set_title(f"(d) Focusing by $-R_{{ab}}k^ak^b$ (moment={result['moment_branch']}) — {composite}")

    fig.suptitle(
        f"INV4 W2-2: Raychaudhuri focusing on M$^4\\times$SU(3) — "
        f"$-R_{{ab}}k^ak^b$ dominant, source={result['moment_branch']}, verdict {composite}",
        fontsize=12,
    )
    fig.tight_layout(rect=(0.0, 0.0, 1.0, 0.96))
    fig.savefig(OUT_PNG, dpi=110)
    plt.close(fig)


def print_verdict_payload(composite, sign, magnitude, regime, value_str, audit_sha, content_sha):
    """Print the verdict payload for the agent to pass to emit_verdict (race-safe MCP path).

    The script computes value + dual-SHA and PRINTS the payload; the agent then calls
    emit_verdict(**payload, session=4, track='investigation'). Per gate-verdicts.md
    'Race-Safe Emission' -- the script NEVER open-codes a verdict-file append.
    """
    print("=" * 92)
    print("VERDICT PAYLOAD (pass to emit_verdict; session=4, track='investigation'):")
    print(f"  gate_id          = {GATE_ID}")
    print(f"  verdict          = {composite}")
    print(f"  value            = {value_str}")
    print(f"  scheme           = {SCHEME}")
    print(f"  convention       = {CONVENTION}")
    print(f"  l_max            = {L_MAX}")
    print(f"  sign_verdict     = {sign}")
    print(f"  magnitude_verdict= {magnitude}")
    print(f"  regime_verdict   = {regime}")
    print(f"  audit_sha256     = {audit_sha}")
    print(f"  content_sha256   = {content_sha}")
    print("=" * 92)


def main() -> int:
    t0 = time.time()  # (local)

    pins = log_input_pins(INPUT_FILES)
    script_path = Path(__file__).resolve()  # (local)
    canonical_path = PROJECT_ROOT / "computations" / "_shared" / "canonical_constants.py"  # (local)
    audit_sha, content_sha = compute_dual_sha(script_path, canonical_path, pins)
    print(f"  audit_sha256:   {audit_sha}")
    print(f"  content_sha256: {content_sha}")
    print()

    print("Canonical inputs:")
    print(f"  tau_fold = {float(tau_fold)}  tau_NEC = {float(tau_NEC)}  (active NEC strip edge {TAU_NEC_STRIP})")
    print(f"  a0_fold = {float(a0_fold)}  a2_fold = {float(a2_fold)}  (a_0/a_2 moment-decomposition anchors)")
    print(f"  S101 anchor: a_exp = {S101_A_EXP:.6f} (~2/3)  H_t_exp = {S101_HT_EXP:.6f} (~-1)  "
          f"slope = {S101_SLOPE:.6f}  => q_pred = {S101_Q_PRED}")
    print(f"  Sage-exact internal geometry: sigma^2 = {SIGMA2_COEFF} tau'^2 ; tr K = {TR_K_COEFF} "
          f"(theta_int=0); R_ab k^a k^b = -3 a''/a - 5 tau'^2")
    print()

    result = compute()
    composite, sign, magnitude, regime = evaluate_gate(result)

    value_str = build_value_string(result, composite, sign, magnitude, regime)  # (local)
    print(f"(value='{value_str}', scheme={SCHEME}, convention={CONVENTION}, L_max={L_MAX})")
    print()

    print("Reduced-4D Raychaudhuri term mean |magnitude| over the window:")
    print(f"  -theta^2/3      : {result['mean_T']['T_expansion']:.6f}")
    print(f"  -R^4D_ab k^a k^b: {result['mean_T']['T_ricci']:.6f}  <- dominant: {result['dom_term_mag']}")
    print(f"  (diag) sigma^2_int source: {result['mean_T']['sigma2_int_source']:.6f}  "
          f"(reading-A full-12D R_kk: {result['mean_T']['R_kk_12D_diag']:.6f})")
    print(f"  a2_share={result['a2_share']:.6f}  a0_share={result['a0_share']:.6f}  "
          f"branch={result['moment_branch']}")
    print(f"  q_Raych={result['q_mean']:.6f}  q_S101_implied={result['q_S101_implied']:.6f}  "
          f"dev_faithful={result['q_dev_faithful']:.3e}  (dev_vs_ideal_0.5={result['q_dev_ideal']:.4f})")
    print(f"  rank1_w_MKK={result['rank']['rank1']}  second_sv_rel={result['second_sv_rel']:.3e}")
    print()

    save_npz(result, composite, sign, magnitude, regime, audit_sha, content_sha)
    save_png(result, composite)
    print_verdict_payload(composite, sign, magnitude, regime, value_str, audit_sha, content_sha)

    wall = time.time() - t0  # (local)
    print(f"=== {GATE_ID}: {composite}  (sign={sign} mag={magnitude} regime={regime}; "
          f"moment={result['moment_branch']}; wall {wall:.1f}s) ===")
    print(f"NPZ:  {OUT_NPZ.name}")
    print(f"PNG:  {OUT_PNG.name}")
    return 0  # math-scripts.md §Exit Codes: exit 0 regardless of PASS/FAIL/INFO


if __name__ == "__main__":
    sys.exit(main())
